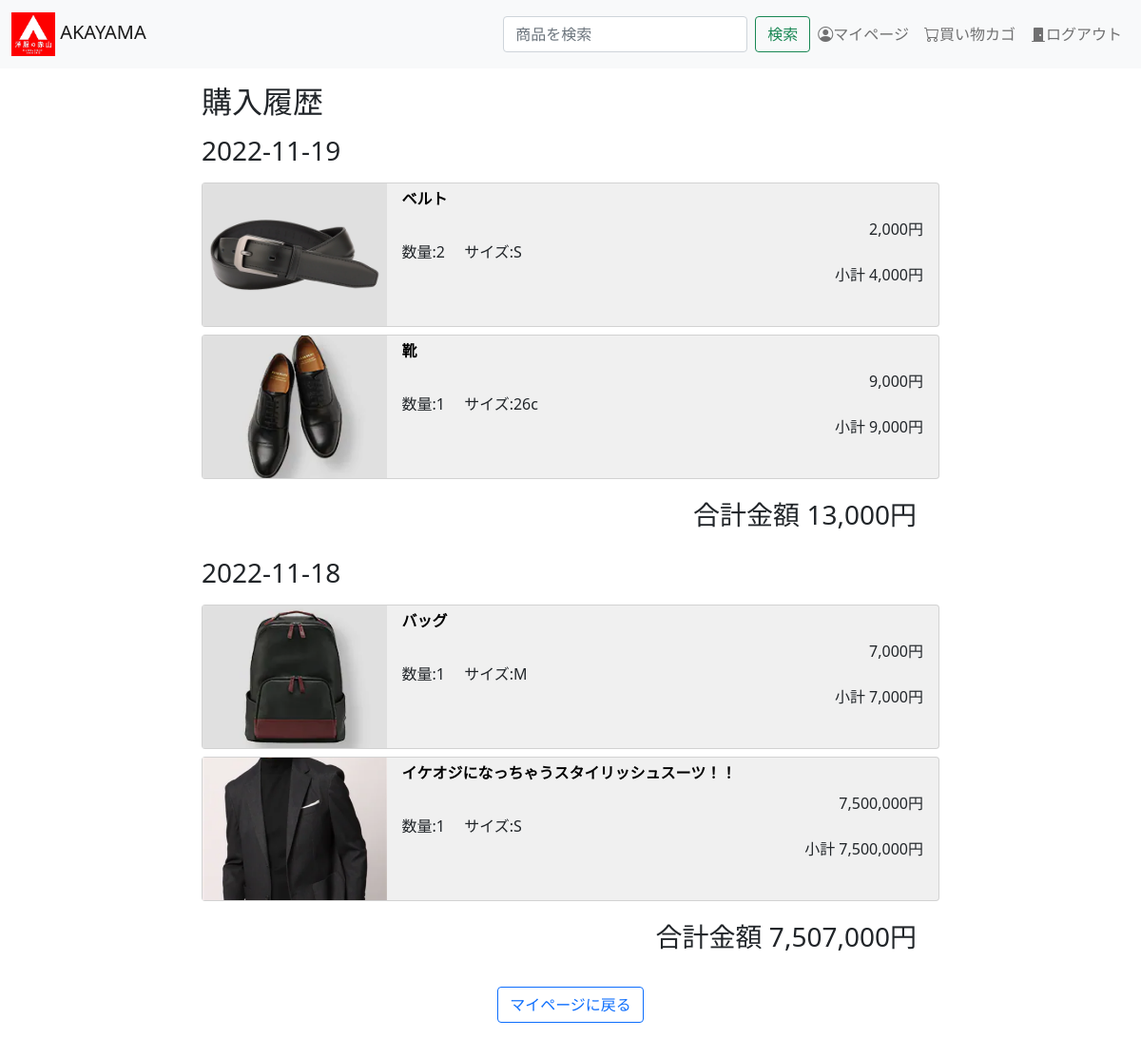
The app's page /buy_history.php (signed in) with its own data.
### tables this page shows
CREATE TABLE order_details(
    order_id INT NOT NULL,
    item_id INT NOT NULL,
    od_suryo INT NOT NULL,
    od_size VARCHAR(191) NOT NULL,
    od_price INT NOT NULL,
    PRIMARY KEY(order_id,item_id),
    FOREIGN KEY(order_id) REFERENCES orders(order_id),
    FOREIGN KEY(item_id) REFERENCES item(item_id)
);

CREATE TABLE orders(
    order_id INT AUTO_INCREMENT NOT NULL,
    member_id INT NOT NULL,
    order_date DATE NOT NULL,
    PRIMARY KEY(order_id)
);

CREATE TABLE item (
    item_id INT AUTO_INCREMENT NOT NULL,
    category_id INT NOT NULL,
    item_image VARCHAR(50) NOT NULL,
    item_name VARCHAR(100) NOT NULL,
    item_description VARCHAR(1000) NOT NULL,
    item_color VARCHAR(100) NOT NULL,
    item_price INT NOT NULL,
    item_size VARCHAR(191) NOT NULL,
    is_sale BOOLEAN NOT NULL,
    item_sale_price INT NOT NULL,
    item_registration_date DATE NOT NULL,
    PRIMARY KEY(item_id),
    FOREIGN KEY(category_id) REFERENCES category(category_id)

);

### DBManager.php (called while the page is built, shortened)
<?php
    class DBManager{
        private function dbConnect(){
            $pdo = new PDO('mysql:host=localhost;dbname=dev;charset=utf8','webuser', 'abccsd2');
            return $pdo;
        }
        public function getBuyHistory($memberId){
            $pdo = $this->dbConnect();
            $sql = "SELECT * FROM orders AS O INNER JOIN order_details AS OD ON O.order_id = OD.order_id
                                              INNER JOIN item AS I ON OD.item_id = I.item_id WHERE O.member_id = ?
                                              ORDER BY  O.order_date DESC, OD.order_id DESC";
            $ps = $pdo->prepare($sql);
            $ps->bindValue(1,$memberId,PDO::PARAM_INT);
            $ps->execute();
            return $ps->fetchAll();
        }
    }
?>

### buy_history.php (the view, shortened to what this page needs)
<?php include "header.php";?>
<!DOCTYPE html>
<html lang="ja">
<head>
    <link href="https://cdn.jsdelivr.net/npm/bootstrap@5.0.2/dist/css/bootstrap.min.css" rel="stylesheet">
    <link rel="stylesheet" href="https://cdn.jsdelivr.net/npm/bootstrap-icons@1.8.0/font/bootstrap-icons.css">
    <link rel="stylesheet" href="./css/style.css">
</head>
<body>
    <?php require_once "DBManager.php"; ?>
    <div class="container list-area">
        <h2 class="my-3">購入履歴</h2>
        <?php
            $memberId = getMemberIdFromSession();
            $dbm = new DBManager();
            $tbl = $dbm->getBuyHistory($memberId);
            echo '<div class="row gy-2">';
            $sum = 0;
            $orderId = 0;
            $cnt = 0;
            foreach($tbl as $row){
                $rowcnt = count($tbl);
                if($cnt == 0){
                    $orderId = $row['order_id'];
                    showDate($row['order_date']);
                }
                if($orderId == $row['order_id'] || $cnt == 0){
                    $sum += $row['od_price'] * $row['od_suryo'];
                }else{
                    showSum($sum);
                    $sum = 0;
                    $sum += $row['od_price'] * $row['od_suryo'];
                }
                showHistory($row['item_id'],$row['item_image'],$row['item_name'],$row['od_suryo'],$row['od_size'],$row['od_price']);
                $orderId = $row['order_id'];
                $cnt++;
                if($cnt == $rowcnt){
                    showSum($sum);
                }
            }
            echo "</div> ";
        ?>
        <div class="text-center my-3">
            <a type="button" class="btn btn-outline-primary" href="./mypage.php">マイページに戻る</a>
        </div>
    </div>
    <?php function showHistory($itemId,$image,$itemName,$suryo,$size,$price){ ?>
                    <div class="col-12">
                    <div class="card item-card h-100" >
                        <div class="row g-0" >
                            <div class="col-3 col-md-3 h-100" >
                                <a href="./item_detail.php?itemId=<?=$itemId?>">
                                        <img src="<?='./imgs/items/'.$image?>"  alt="..." >
                                </a>
                            </div>
                            <div class="col-9 col-md-9 h-100">
                                <div class="card-body py-1 h-100">
                                        <div class="row">
                                        <div class="card-Title">
                                            <div class="col-12 text-truncate">
                                                <a href="./item_detail.php?itemId=<?=$itemId?>">
                                                    <?=$itemName?>
                                                </a>
                                            </div>
                                        </div>
                                            <div class="col-12">
                                                <span class="" style="float:right;"><?= number_format($price)?>円</span>
                                            </div>
                                        </div>
                                    <div class="card-text">
                                            <span>数量:<?=$suryo?></span>
                                            <span>　サイズ:<?=$size?></span><br>
                                                <span style="float:right;"><?="小計 ". number_format($suryo * $price)?>円</span><br>
                                    </div>
                                </div>
                            </div>
                        </div>
                    </div>
                    </div>
    <?php } ?>
    <?php function showSum($sum){ ?>
        <div class="row">
            <div class="col-12">
                <p class="text-end my-3 fs-3"> 合計金額 <?=number_format($sum)?>円</p>
            </div>
        </div>
    <?php } ?>
    <?php function showDate($date){ ?>
        <div class="col-12">
            <h3 class=""><?=$date?></h3>
        </div>
    <?php } ?>
</body>
</html>

### header.php (shortened to what this page needs)
<nav class="navbar navbar-expand-md navbar-light fixed-top bg-light">
  <div class="container-fluid">
    <a class="navbar-brand" href="index.php">
      <img src="./imgs/logo.png" height="46px" alt="">
      AKAYAMA
    </a>
    <div class="collapse navbar-collapse justify-content-end" id="navbarCollapse">
      <?php
        $placeholder = "";
      ?>
      <form class="d-flex m-0 " action="./item_search_result.php" method="get">
          <input class="form-control me-2" type="search" placeholder="商品を検索" aria-label="検索" name="keyword" id="searchBox" value="<?=$placeholder?>">
          <input class="btn btn-outline-success" type="submit" value="検索">
      </form>
      <ul class="navbar-nav  mb-2 mb-md-0">
        <li class="nav-item">
          <a class="nav-link" aria-current="page" href="./mypage.php"><i class="bi bi-person-circle"></i>マイページ</a>
        </li>
        <li class="nav-item">
          <a class="nav-link" href="./cart.php"><i class="bi bi-cart"></i>買い物カゴ</a>
        </li>
        <li class="nav-item">
          <a id="login" class="nav-link" href="./login.php"><i class="bi bi-door-open"></i>ログイン</a>
        </li>
      </ul>
    </div>
  </div>
</nav>

### css/style.css (style rules this page uses)
body { padding-top: 72px; }
a { text-decoration: none; color:black }
.item-card { background-color: rgb(240, 240, 240); min-width: 290px; }
.item-card > div { max-height:150px; }
.item-card img { width:100%; height:100%; object-fit:cover; }
.list-area { max-width:800px; }
.card-Title { font-size:1rem; font-weight:bold; text-align: left; }

### records on screen
order_details: order.order_date "2022-11-19", item.item_image (picture), item.item_name "ベルト", od_price "2,000", od_suryo "2", od_size "S", $suryo * $price "4,000"
order_details: item.item_image (picture), item.item_name "靴", od_price "9,000", od_suryo "1", od_size "26c", $suryo * $price "9,000"
order_details: sum "13,000", order.order_date "2022-11-18", item.item_image (picture), item.item_name "バッグ", od_price "7,000", od_suryo "1", od_size "M", $suryo * $price "7,000"
order_details: item.item_image (picture), item.item_name "イケオジになっちゃうスタイリッシュスーツ！！", od_price "7,500,000", od_suryo "1", od_size "S", $suryo * $price "7,500,000", sum "7,507,000"
